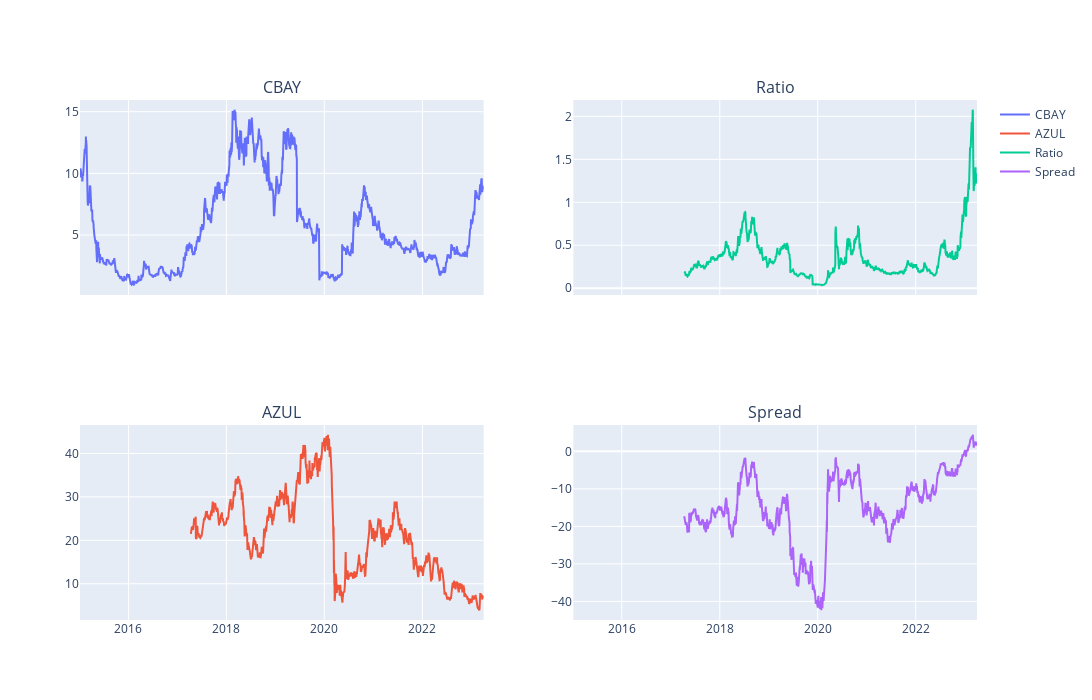

The code cell stored with this chart in its notebook:
### Code cell
pair("CBAY", "AZUL")

### Figure 1 — Plotly figure (JSON) as saved in the notebook; plotly's stock layout.template omitted (floating-point values rounded to 4 significant figures; data arrays with more than 128 entries replaced by an {"elided": "..."} marker saying what was removed)
{"data": [{"mode": "lines", "name": "CBAY", "type": "scatter", "x": {"elided": "2076 str values"}, "xaxis": "x", "y": {"elided": "2076 float values"}, "yaxis": "y"}, {"mode": "lines", "name": "AZUL", "type": "scatter", "x": {"elided": "2076 str values"}, "xaxis": "x3", "y": {"elided": "2076 float values"}, "yaxis": "y3"}, {"mode": "lines", "name": "Ratio", "type": "scatter", "x": {"elided": "2076 str values"}, "xaxis": "x2", "y": {"elided": "2076 float values"}, "yaxis": "y2"}, {"mode": "lines", "name": "Spread", "type": "scatter", "x": {"elided": "2076 str values"}, "xaxis": "x4", "y": {"elided": "2076 float values"}, "yaxis": "y4"}], "layout": {"annotations": [{"font": {"size": 16}, "showarrow": false, "text": "CBAY", "x": 0.225, "xanchor": "center", "xref": "paper", "y": 1, "yanchor": "bottom", "yref": "paper"}, {"font": {"size": 16}, "showarrow": false, "text": "Ratio", "x": 0.775, "xanchor": "center", "xref": "paper", "y": 1, "yanchor": "bottom", "yref": "paper"}, {"font": {"size": 16}, "showarrow": false, "text": "AZUL", "x": 0.225, "xanchor": "center", "xref": "paper", "y": 0.375, "yanchor": "bottom", "yref": "paper"}, {"font": {"size": 16}, "showarrow": false, "text": "Spread", "x": 0.775, "xanchor": "center", "xref": "paper", "y": 0.375, "yanchor": "bottom", "yref": "paper"}], "height": 700, "width": 1700, "xaxis": {"anchor": "y", "domain": [0, 0.45], "matches": "x3", "showticklabels": false}, "xaxis2": {"anchor": "y2", "domain": [0.55, 1], "matches": "x4", "showticklabels": false}, "xaxis3": {"anchor": "y3", "domain": [0, 0.45]}, "xaxis4": {"anchor": "y4", "domain": [0.55, 1]}, "yaxis": {"anchor": "x", "domain": [0.625, 1]}, "yaxis2": {"anchor": "x2", "domain": [0.625, 1]}, "yaxis3": {"anchor": "x3", "domain": [0, 0.375]}, "yaxis4": {"anchor": "x4", "domain": [0, 0.375]}}}
